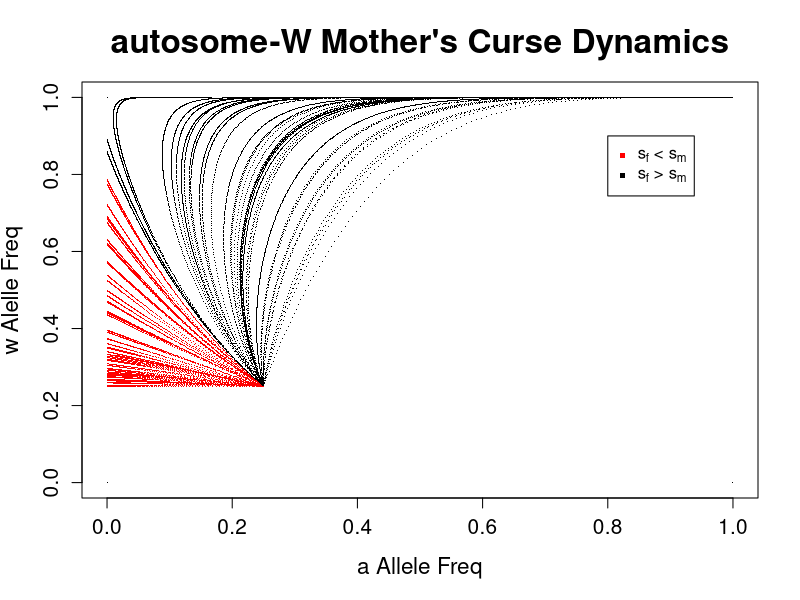

Here is the R script that generated this plot:
# Model 8:  W - autosome nuclear Mother's curse - 13 Mar 2018
# Invasion and dynamics of nuclear Mother's curse W type with autosomal restorer

#   female genotypes AAW AaW aaW     AAw  Aaw     aaw
#   and fitnesses    1   1   1       1    1+sf/2  1+sf

#   male genotypes  AA   Aa       aa     
#   and fitnesses   1    1-sm/2   1-sm      

# four egg types:   AW   aW    Aw    aw
# two sperm types:  A  and  a

generations <- 5000
a<-c(0,1,1,0)
w<-c(0,0,1,1)
plot(a,w,pch=".",main="autosome-W Mother's Curse Dynamics",xlab='a Allele Freq',ylab='w Alelle Freq',font.lab=1.5,cex.main=2,cex.lab=1.35,cex.axis=1.25)
legend(0.8,0.9, legend=c(expression("s" [f]* " < s"[m]), expression("s" [f]* " > s"[m])),
       col=c("red", "black"),pch='.',pt.cex=5)

for (itest in 1:100){
  #Randomly draw values of sf and sm
  sf_val=.2*runif(1)
  sm_val=.2*runif(1)
  
  # Specify initial genotype frequencies (6 female, 3 male)
  A = 0.75
  a = 0.25
  W = 0.75
  w = 0.25
  #Initialize genotype frequencies
  #Females
  AAW = A * A * W
  AaW = 2*A * a * W
  aaW = a * a * W
  AAw = A * A * w
  Aaw = 2*A * a * w
  aaw = a * a * w
  
  #Males
  AA = A * A
  Aa = 2*A * a
  aa = a * a
  for (gen in 1:generations) {
    # Weight each male and female genotype by fitness and normalize
    Fsum=AAW+AaW+aaW+AAw+(1+sf_val/2)*Aaw+(1+sf_val)*aaw 
    AAW=AAW/Fsum
    AaW=AaW/Fsum
    aaW=aaW/Fsum
    AAw=(AAw)/Fsum
    Aaw=(Aaw*(1+sf_val/2))/Fsum
    aaw=(aaw*(1+sf_val))/Fsum
    
    Msum=AA+(1-sm_val/2)*(Aa)+(1-sm_val)*(aa)
    AA=AA/Msum
    Aa=Aa*(1-sm_val/2)/Msum
    aa=aa*(1-sm_val)/Msum
    
    # Calculate the egg and sperm frequencies
    
    eAW=AAW+.5*AaW
    eaW=aaW+.5*AaW
    eAw=AAw+.5*Aaw
    eaw=aaw+.5*Aaw
    
    sA=AA+.5*Aa
    sa=aa+.5*Aa
    
    # Calculate zygote frequencies the next generation
    
    AAW=eAW*sA
    AaW=eAW*sa+eaW*sA
    aaW=eaW*sa
    AAw=eAw*sA
    Aaw=eAw*sa+eaw*sA
    aaw=eaw*sa
    
    AA=(eAW + eAw)*sA
    Aa=sA*(eaW+eaw)+sa*(eAW+eAw)
    aa=sa*(eaW+eaw)

    current_a_female <- ((2*aaW) + (2 *aaw) + AaW + Aaw)/(2*(AAW + AaW +aaW + AAw + Aaw + aaw))
    current_a_male <- ((2*aa) + Aa)/(2*(AA+Aa+aa))
    afreq <- (current_a_female + current_a_male)/2      
    
    wfreq <- (AAw + Aaw + aaw)/(AAW+AaW+aaW+AAw+Aaw+aaw)
    
    if (sf_val>sm_val){
      points(afreq,wfreq,pch=".")
    } else {
      points(afreq,wfreq,pch=".",col="red")
    } 
  }
}